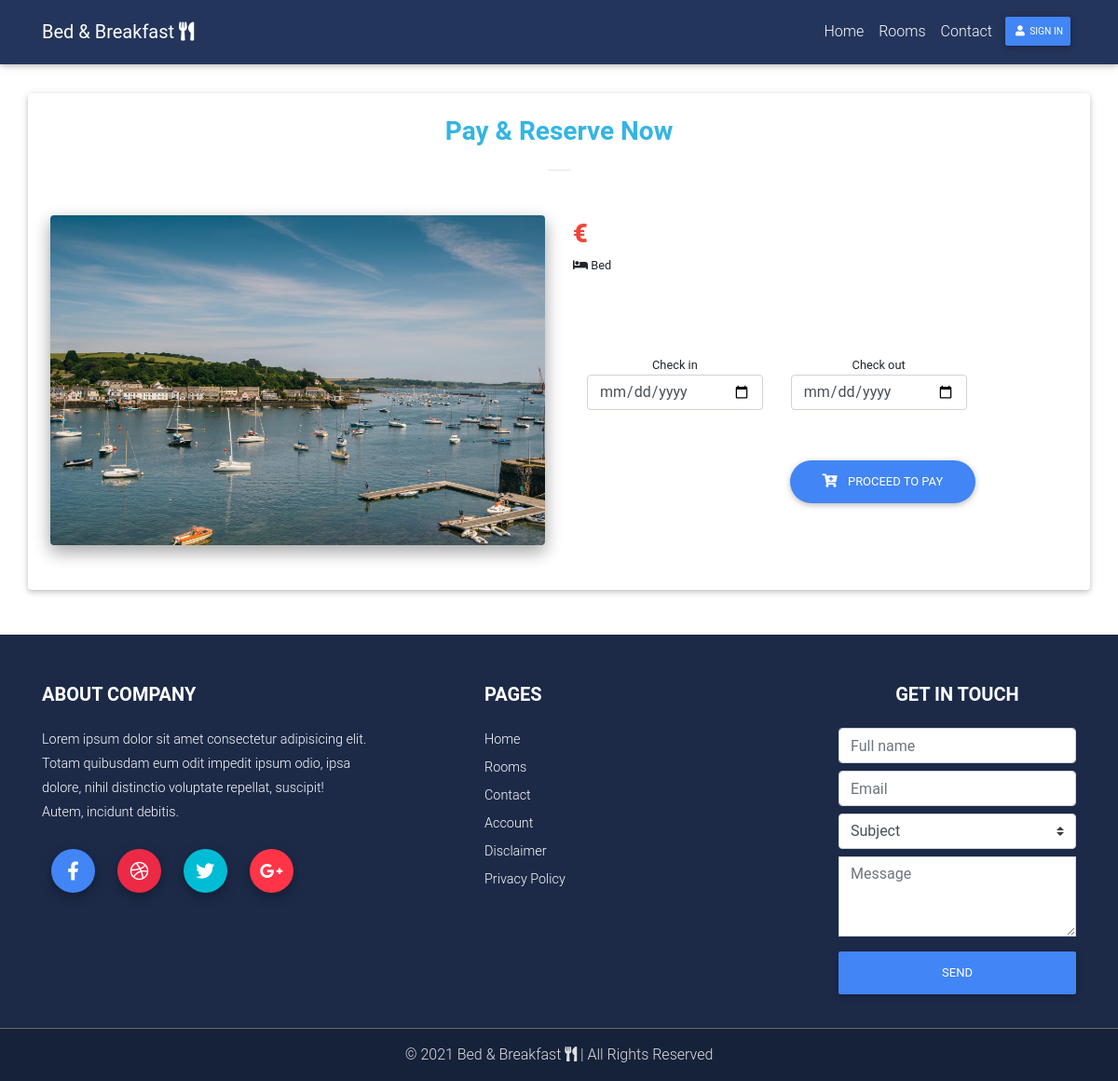
/room_book?room_id=1, run on an earlier commit of the app's database.
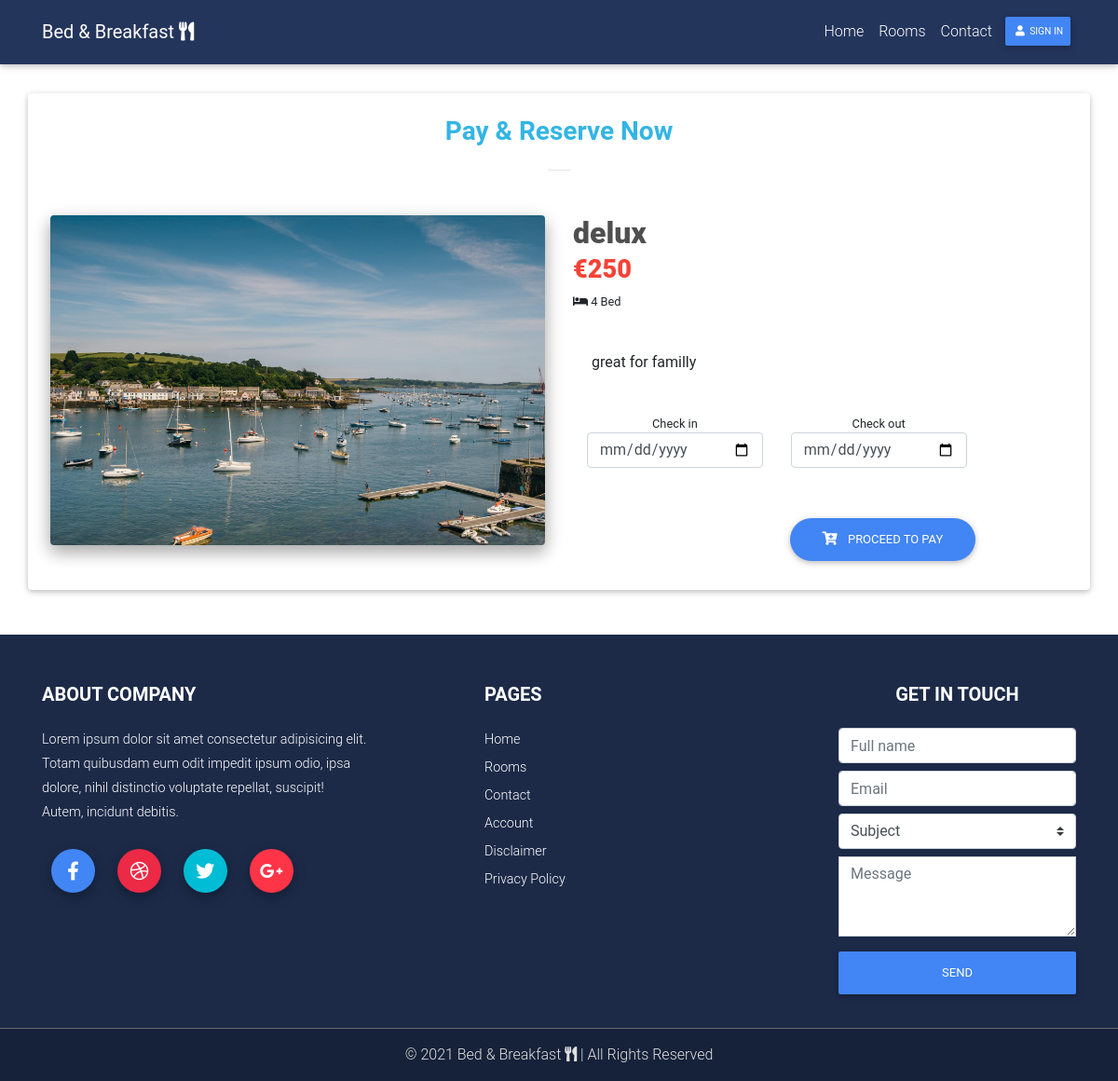
And on a later commit of the database.
### src/models.py (models this page shows)
class Rooms(db.Model):
	id = db.Column(db.Integer, primary_key=True)
	title = db.Column(db.String(100))
	description = db.Column(db.Text)
	thumb = db.Column(db.String(225))
	price = db.Column(db.Integer)
	bed = db.Column(db.Integer)
	lunch = db.Column(db.Boolean(), default=False)
	wifi = db.Column(db.Boolean(), default=False)

### src/views.py (the view)
@views.route("/room_book", methods=["GET", "POST"])
def room_book():
	room_id = request.args.get("room_id")
	room_data = Rooms.query.filter_by(id=room_id).first()
	return render_template("room_book.html", user=current_user, room_data=room_data)

### src/templates/room_book.html (shortened to what this page needs)
{% extends "base.html" %}
{% block content %}
<div class="container" style="margin-top: 100px;">
<div class="row my-5">
<div class="card p-4 ">
    <h3 class="font-weight-bold text-center text-info">Pay &amp; Reserve Now</h3>
    <hr class="mb-5 mx-auto" width="25px">
<div class="row">
<div class="col-lg-6 mb-4">
<img src="{{ url_for('static', filename='img/room1.jpg') }}" class="img-fluid rounded z-depth-2">
</div>
<div class="col-lg-5 text-center text-md-left">
<div class="mb-4">
  <h2 class="h2-responsive text-center text-md-left product-name font-weight-bold dark-grey-text mb-1 ml-xl-0 ml-4">
    <strong>{{ room_data.title }}</strong>
  </h2>
  <h3 class="h3-responsive text-center text-md-left ml-xl-0 ml-4">
    <span class="red-text font-weight-bold">
      <strong>&euro;{{ room_data.price }}</strong>
    </span>
  </h3>
  <small><i class="fas fa-bed"></i> {{ room_data.bed }} Bed</small>
</div>
<div class="card-body">{{ room_data.description }}</div>
<div class="col-12 mt-4">
<form action="{{ url_for('views.room_book_confirm') }}" method="GET">
    <div class="row">
      <div class="col-6 text-center">
        <small>Check in</small>
        <input type="date" name="check_in" class="form-control" required>
      </div>
      <div class="col-6 text-center">
        <small>Check out</small>
        <input type="date" name="check_out" class="form-control" required>
      </div>
    </div>
</div>
        <section>
          <div class="mt-5">
            <div class="row mt-3">
              <div class="col-md-12 text-center text-md-left text-md-right">
<button type="submit" class="btn btn-primary btn-rounded">
<i class="fas fa-cart-plus mr-2" aria-hidden="true"></i> Proceed to Pay</button>
</div>
</div>
</div>
</section>
      </div>
    </div>
</div>
</div>
</div>
{% endblock content %}

What changed in the data, as far as the page shows it:
added Rooms: title "delux", price "250", bed "4", description "great for familly"
